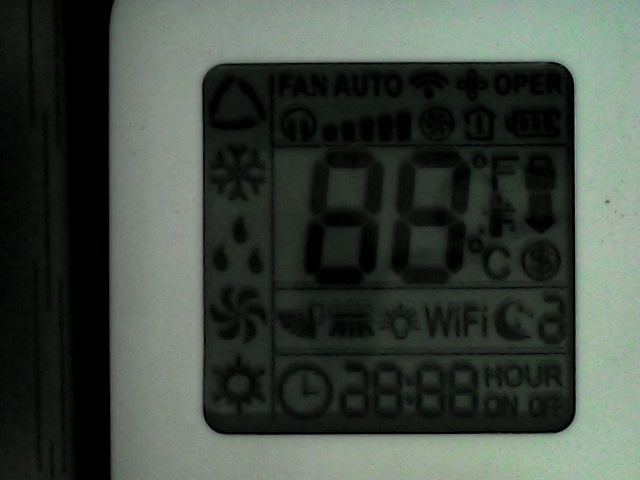
#> input picture samples/imagem_capturada1.jpg, 640 x 480 px
$ python base.py
#> lines starting #> are read from the running program, lines starting #| are printed output that depends on the picture; after the words box and inside, x2 and y2 are one past the last pixel; in counts of white or black regions, pixels touching at a corner belong together
import time
import cv2 # type: ignore
import numpy as np # type: ignore


img = cv2.imread("samples/imagem_capturada1.jpg")
#> img is the input picture: shape (480, 640, 3); mean B, G, R 64.9, 72.5, 64.2

#cv2.imshow("teste",img)

h, w = img.shape[1], img.shape[0]
#> h = 640; w = 480
img = img[h // 8 : h // 2 + 110, w // 4 + 20 : w // 2 + 320]
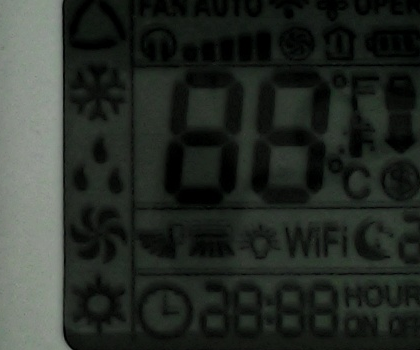
#> img: shape (350, 420, 3); mean B, G, R 39.5, 45.1, 39.6

print(h,w)
#| 640 480

## Brilho e Contraste
nova_img = np.zeros(img.shape, img.dtype)
contrast = 6.0
brilho   = 6.0
for y in range(img.shape[0]):
    for x in range(img.shape[1]):
        for c in range(img.shape[2]):
            nova_img[y,x,c] = np.clip(contrast*img[y,x,c] + brilho, 0 , 255)
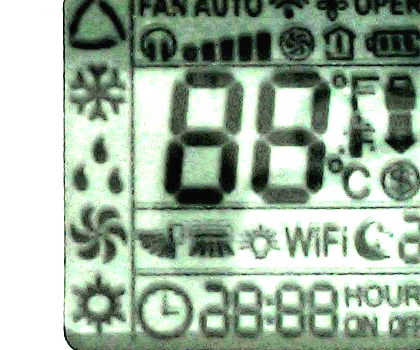
#> nova_img: shape (350, 420, 3); mean B, G, R 159.3, 178, 159.2
    #        nova_img[y,x] = np.clip(contrast*img[y,x] + brilho, 0 , 255)


nova_img = cv2.cvtColor(nova_img, cv2.COLOR_BGR2GRAY)
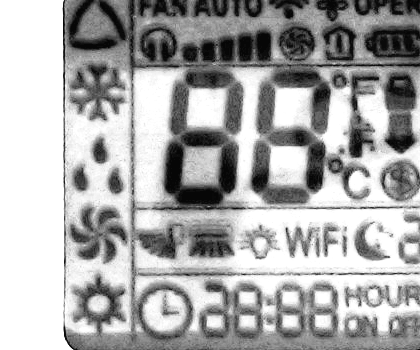
#> nova_img: shape (350, 420); min 6, max 255, mean 170.2

_, img = cv2.threshold(nova_img, 127, 200, cv2.THRESH_BINARY)
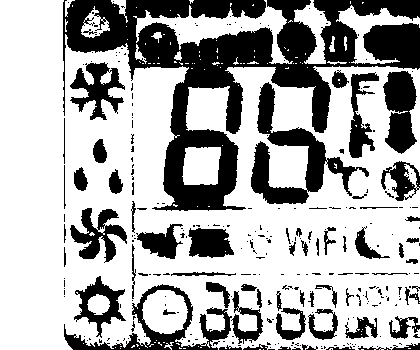
#> img: shape (350, 420); values 0 (black) and 200 (white), 67.7% white; 282 black regions (216 under 20 px), largest, box (x1, y1, x2, y2) and area: (63, 0, 420, 211) 24334, (251, 82, 369, 204) 4044, (64, 284, 232, 350) 2519

#cv2.imshow("base",nova_img)
cv2.imshow("binary",img)
cv2.imwrite("samples/contraste.jpg",img)
print(len(img.shape))
#| 2
cv2.waitKey(0)
cv2.destroyAllWindows()

$ run again, with samples/corte.jpg copied over samples/imagem_capturada1.jpg
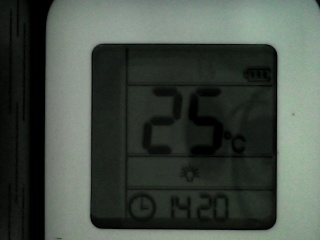
#> input picture samples/corte.jpg, 320 x 240 px
#> img is the input picture: shape (240, 320, 3); mean B, G, R 69, 77, 68.2
#| 320 240
#> after the loop `for y in range(img.shape[0]):`:
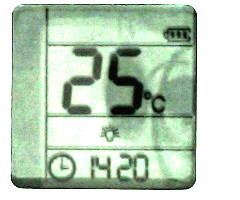
#> nova_img: shape (200, 240, 3); mean B, G, R 188.2, 209.2, 189
#> `_, img = cv2.threshold(nova_img, 127, 200, cv2.THRESH_BINARY)`:
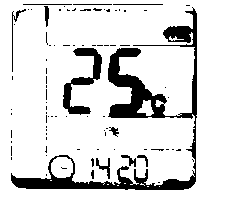
#> img: shape (200, 240); values 0 (black) and 200 (white), 86.4% white; 85 black regions (73 under 20 px), largest, box (x1, y1, x2, y2) and area: (11, 7, 197, 190) 4778, (63, 48, 102, 115) 858, (12, 9, 26, 72) 104
#| 2

$ run again, with samples/imagem_capturada.jpg copied over samples/imagem_capturada1.jpg
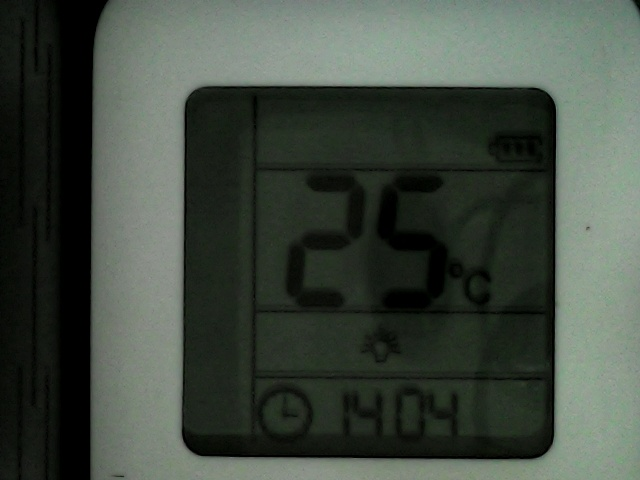
#> input picture samples/imagem_capturada.jpg, 640 x 480 px
#> img is the input picture: shape (480, 640, 3); mean B, G, R 64.8, 74.1, 65.3
#| 640 480
#> after the loop `for y in range(img.shape[0]):`:
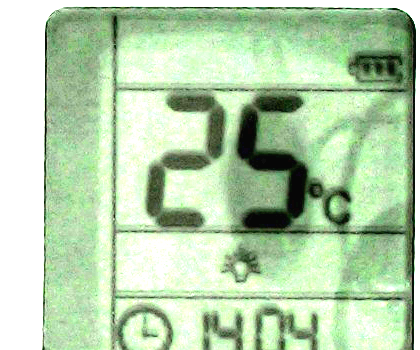
#> nova_img: shape (350, 420, 3); mean B, G, R 173, 210.2, 182.2
#> `_, img = cv2.threshold(nova_img, 127, 200, cv2.THRESH_BINARY)`:
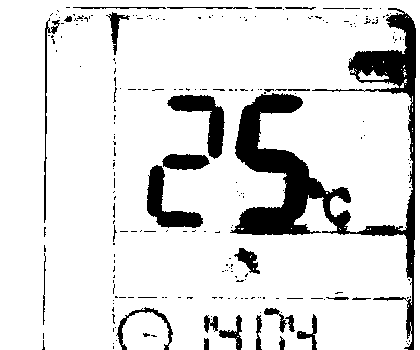
#> img: shape (350, 420); values 0 (black) and 200 (white), 87.3% white; 234 black regions (204 under 20 px), largest, box (x1, y1, x2, y2) and area: (230, 8, 416, 350) 11206, (167, 95, 225, 159) 1383, (147, 165, 203, 228) 1369
#| 2
